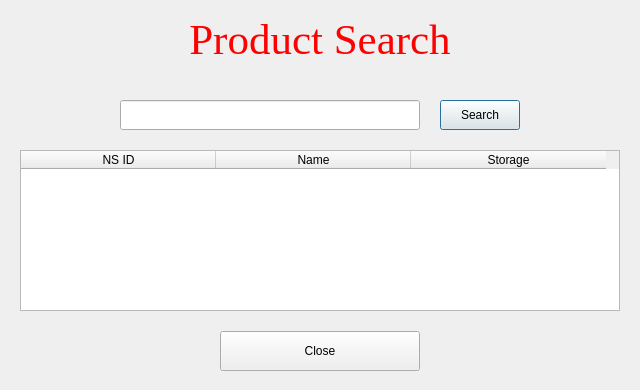
<?xml version="1.0" encoding="UTF-8"?>
<ui version="4.0">
 <class>search_dialog</class>
 <widget class="QDialog" name="search_dialog">
  <property name="geometry">
   <rect>
    <x>0</x>
    <y>0</y>
    <width>640</width>
    <height>390</height>
   </rect>
  </property>
  <property name="windowTitle">
   <string>Dialog</string>
  </property>
  <widget class="QWidget" name="verticalLayoutWidget">
   <property name="geometry">
    <rect>
     <x>0</x>
     <y>0</y>
     <width>640</width>
     <height>371</height>
    </rect>
   </property>
   <layout class="QVBoxLayout" name="verticalLayout">
    <property name="spacing">
     <number>20</number>
    </property>
    <property name="leftMargin">
     <number>20</number>
    </property>
    <property name="rightMargin">
     <number>20</number>
    </property>
    <item>
     <widget class="QLabel" name="label">
      <property name="minimumSize">
       <size>
        <width>0</width>
        <height>80</height>
       </size>
      </property>
      <property name="font">
       <font>
        <family>Times New Roman</family>
        <pointsize>32</pointsize>
       </font>
      </property>
      <property name="text">
       <string>&lt;html&gt;&lt;head/&gt;&lt;body&gt;&lt;p&gt;&lt;span style=&quot; color:#ff0000;&quot;&gt;Product Search&lt;/span&gt;&lt;/p&gt;&lt;/body&gt;&lt;/html&gt;</string>
      </property>
      <property name="alignment">
       <set>Qt::AlignCenter</set>
      </property>
     </widget>
    </item>
    <item>
     <layout class="QHBoxLayout" name="horizontalLayout">
      <property name="spacing">
       <number>20</number>
      </property>
      <property name="leftMargin">
       <number>100</number>
      </property>
      <property name="rightMargin">
       <number>100</number>
      </property>
      <item>
       <widget class="QLineEdit" name="search_lineEdit">
        <property name="minimumSize">
         <size>
          <width>0</width>
          <height>30</height>
         </size>
        </property>
       </widget>
      </item>
      <item>
       <widget class="QPushButton" name="search_button">
        <property name="minimumSize">
         <size>
          <width>0</width>
          <height>30</height>
         </size>
        </property>
        <property name="text">
         <string>Search</string>
        </property>
       </widget>
      </item>
     </layout>
    </item>
    <item>
     <widget class="QTableWidget" name="results_table">
      <property name="verticalScrollBarPolicy">
       <enum>Qt::ScrollBarAsNeeded</enum>
      </property>
      <property name="horizontalScrollBarPolicy">
       <enum>Qt::ScrollBarAlwaysOff</enum>
      </property>
      <property name="sizeAdjustPolicy">
       <enum>QAbstractScrollArea::AdjustIgnored</enum>
      </property>
      <property name="editTriggers">
       <set>QAbstractItemView::NoEditTriggers</set>
      </property>
      <property name="selectionMode">
       <enum>QAbstractItemView::SingleSelection</enum>
      </property>
      <property name="selectionBehavior">
       <enum>QAbstractItemView::SelectRows</enum>
      </property>
      <property name="horizontalScrollMode">
       <enum>QAbstractItemView::ScrollPerPixel</enum>
      </property>
      <property name="showGrid">
       <bool>true</bool>
      </property>
      <property name="gridStyle">
       <enum>Qt::SolidLine</enum>
      </property>
      <property name="wordWrap">
       <bool>true</bool>
      </property>
      <attribute name="horizontalHeaderVisible">
       <bool>true</bool>
      </attribute>
      <attribute name="horizontalHeaderCascadingSectionResizes">
       <bool>false</bool>
      </attribute>
      <attribute name="horizontalHeaderDefaultSectionSize">
       <number>195</number>
      </attribute>
      <attribute name="horizontalHeaderMinimumSectionSize">
       <number>30</number>
      </attribute>
      <attribute name="verticalHeaderCascadingSectionResizes">
       <bool>false</bool>
      </attribute>
      <attribute name="verticalHeaderShowSortIndicator" stdset="0">
       <bool>false</bool>
      </attribute>
      <attribute name="verticalHeaderStretchLastSection">
       <bool>false</bool>
      </attribute>
      <column>
       <property name="text">
        <string>NS ID</string>
       </property>
       <property name="textAlignment">
        <set>AlignCenter</set>
       </property>
      </column>
      <column>
       <property name="text">
        <string>Name</string>
       </property>
       <property name="textAlignment">
        <set>AlignCenter</set>
       </property>
      </column>
      <column>
       <property name="text">
        <string>Storage</string>
       </property>
       <property name="textAlignment">
        <set>AlignCenter</set>
       </property>
      </column>
     </widget>
    </item>
    <item>
     <layout class="QHBoxLayout" name="horizontalLayout_2">
      <item>
       <widget class="QPushButton" name="close_button">
        <property name="sizePolicy">
         <sizepolicy hsizetype="Fixed" vsizetype="Fixed">
          <horstretch>0</horstretch>
          <verstretch>0</verstretch>
         </sizepolicy>
        </property>
        <property name="minimumSize">
         <size>
          <width>200</width>
          <height>40</height>
         </size>
        </property>
        <property name="layoutDirection">
         <enum>Qt::LeftToRight</enum>
        </property>
        <property name="text">
         <string>Close</string>
        </property>
       </widget>
      </item>
     </layout>
    </item>
   </layout>
  </widget>
 </widget>
 <resources/>
 <connections/>
</ui>
